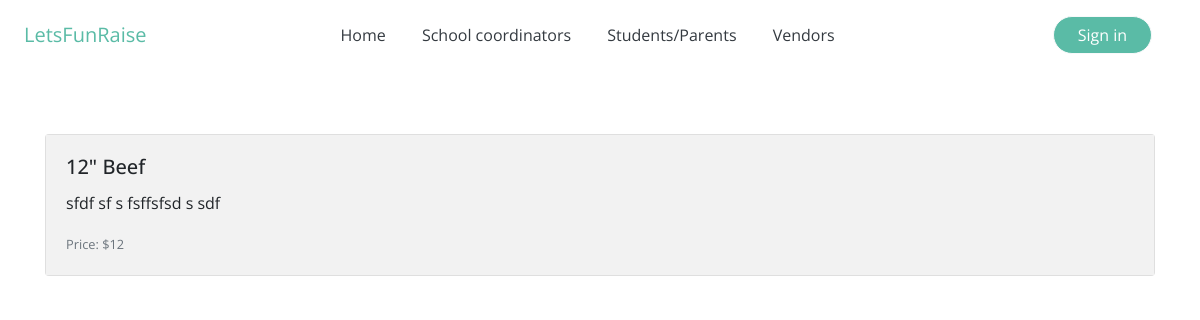
The app's page /menu/vendor2@lfr.ca_12" Beef/ with its own data.
### vendor/models.py (models this page shows, shortened)
class MenuItem(models.Model): #menuitem_set -> queryset
    user = models.ForeignKey(User, default=1, null=True, on_delete=models.SET_NULL)
    title = models.CharField(max_length=120)
    slug = models.SlugField(unique=True)
    description = models.TextField(null=True, blank=True)
    price = models.IntegerField()
    category = models.CharField(choices=CATEGORY_CHOICES, max_length=1, default='M')
    label = models.CharField(choices=LABEl_CHOICES, max_length=1, default='-')

### vendor/views.py (the view)
# urls.py: path('<str:slug>/', menu_item_detail_view, name='menuitem'),
def menu_item_detail_view(request, slug):
    obj = get_object_or_404(MenuItem, slug=slug)
    template_name = 'menu/item_detail.html'
    context = {'object': obj}
    return render(request, template_name, context)

### vendor/templates/menu/item_detail.html (shortened to what this page needs)
{% extends 'base.html' %}
{% block content %}
<div class="container my-5">
    <div class="row">
        <div class="col-12 mt-3">
            <div class="card">
                <div class="card-body">
                    <h5 class="card-title">{{ object.title }}</h5>
                    <p class="card-text">{{ object.description }}</p>
                    <p class="card-text"><small class="text-muted">Price: ${{ object.price }}</small></p>
                </div>
            </div>
        </div>
    </div>
    {% endblock content %}

### static/css/main.css (style rules this page uses)
body { font-family: Open Sans, sans-serif; }
.card-body { background-color:#F2F2F2; }

### records on screen
MenuItem: title "12\" Beef", description "sfdf sf s fsffsfsd s sdf", price "12"
